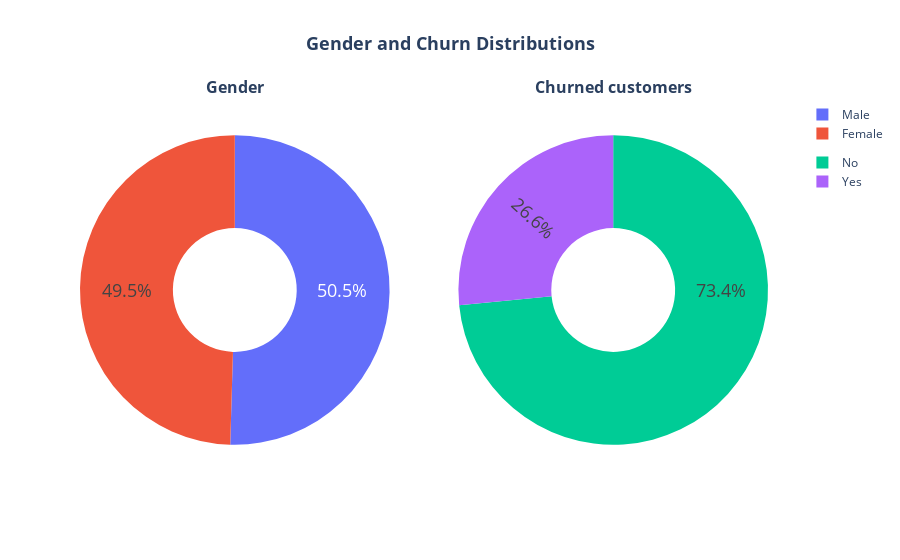

The notebook cell saved with this chart:
### Code cell
# We will make our first diagram to see the distribution of churn by gender
# Labels
g_labels = df['gender'].value_counts().index
churn_counts = df['Churn'].value_counts()
c_labels = churn_counts.index

plot_donut_subplots(
    data_list=[
        {
            "labels": g_labels,
            "values": df['gender'].value_counts(),
            "name": "Gender",
            "colors": ['#636EFA', '#EF553B'],
        },
        {
            "labels": c_labels,
            "values": churn_counts,
            "name": "Churn",
            "colors": ['#00CC96', '#AB63FA'],
        }
    ],
    rows=1, cols=2,
    title="<b>Gender and Churn Distributions</b>",
    subplot_titles=["<b>Gender</b>", "<b>Churned customers</b>"],
    text_size=18
)

### Figure 1 — Plotly figure (JSON) as saved in the notebook; plotly's stock layout.template omitted (floating-point values rounded to 4 significant figures)
{"data": [{"domain": {"x": [0, 0.45], "y": [0, 1]}, "hole": 0.4, "insidetextorientation": "radial", "labels": ["Male", "Female"], "legendgroup": "group_0", "marker": {"colors": ["#636EFA", "#EF553B"]}, "name": "Gender", "showlegend": true, "textfont": {"size": 18}, "textinfo": "percent", "textposition": "inside", "type": "pie", "values": [3549, 3483]}, {"domain": {"x": [0.55, 1], "y": [0, 1]}, "hole": 0.4, "insidetextorientation": "radial", "labels": ["No", "Yes"], "legendgroup": "group_1", "marker": {"colors": ["#00CC96", "#AB63FA"]}, "name": "Churn", "showlegend": true, "textfont": {"size": 18}, "textinfo": "percent", "textposition": "inside", "type": "pie", "values": [5163, 1869]}], "layout": {"annotations": [{"font": {"size": 16}, "showarrow": false, "text": "<b>Gender</b>", "x": 0.225, "xanchor": "center", "xref": "paper", "y": 1, "yanchor": "bottom", "yref": "paper"}, {"font": {"size": 16}, "showarrow": false, "text": "<b>Churned customers</b>", "x": 0.775, "xanchor": "center", "xref": "paper", "y": 1, "yanchor": "bottom", "yref": "paper"}], "font": {"size": 12}, "legend": {"orientation": "v", "x": 1.05, "y": 1}, "title": {"font": {"size": 18}, "text": "<b>Gender and Churn Distributions</b>", "x": 0.5}}}
